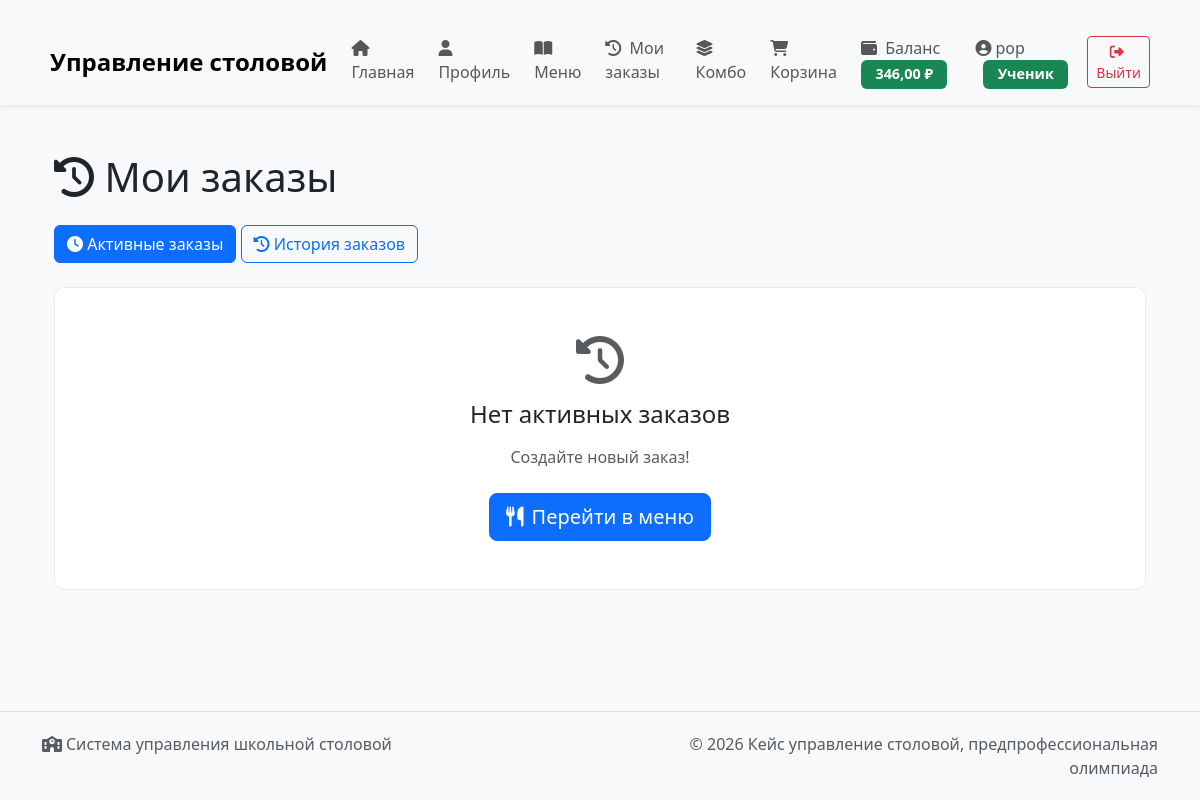
Before: /orders/ (signed in) with the older database file.
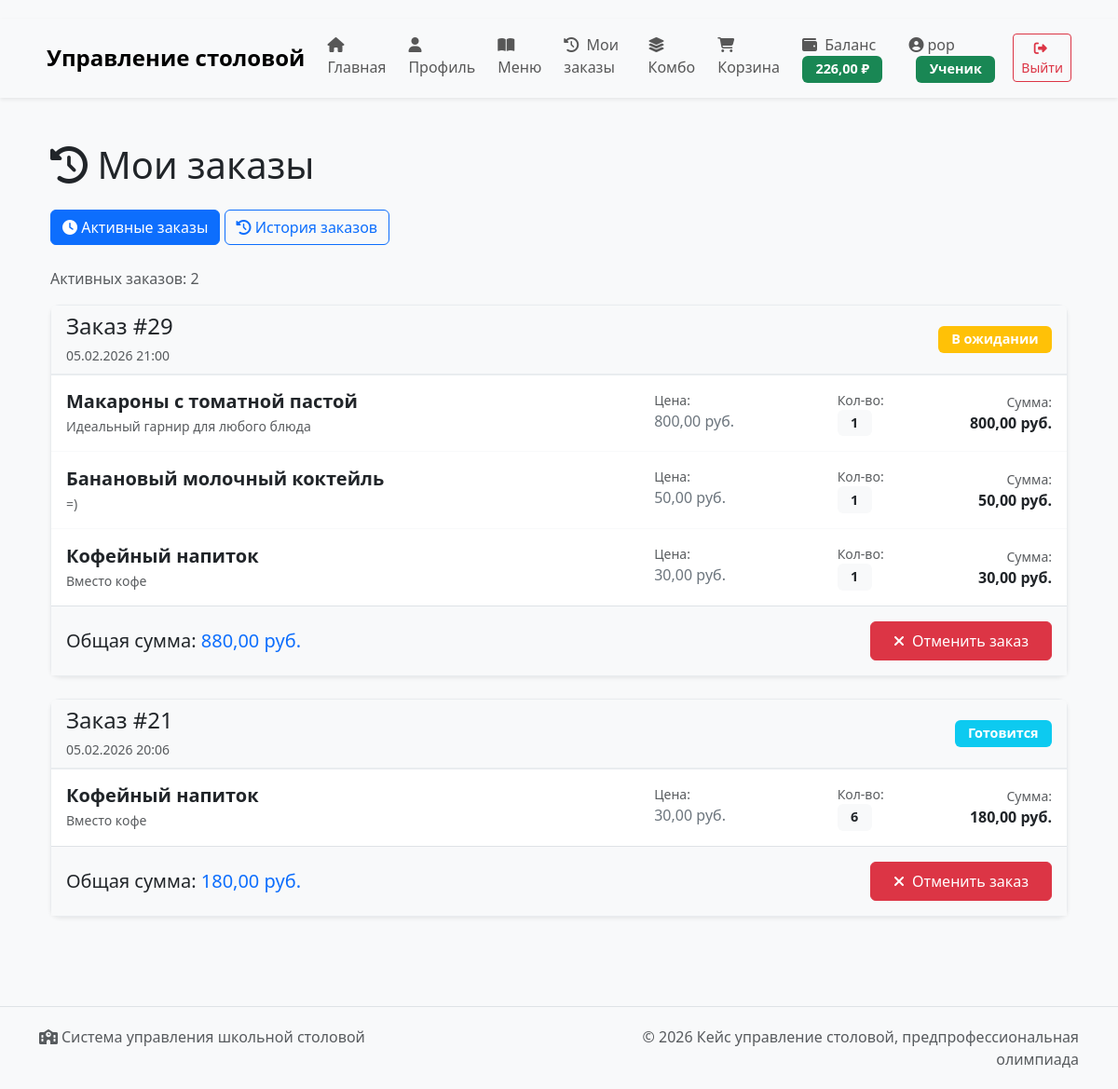
After: the same page with the newer database file.
### users/models.py (models this page shows, shortened)
class CustomUser(AbstractUser):
    ROLE_CHOICES = [
        ('admin', 'Администратор'),
        ('student', 'Ученик'),
        ('chef', 'Повар'),
    ]
    role = models.CharField(max_length=20, choices=ROLE_CHOICES, default='student')
    phone = models.CharField(max_length=15, blank=True)
    avatar = models.ImageField(upload_to='avatars/', blank=True, null=True)
    birth_date = models.DateField(blank=True, null=True)
    allergens = models.ManyToManyField(
        'orders.Ingredient',
        blank=True,
        verbose_name='Аллергены',
        help_text='Отметьте ингредиенты-аллергены'
    )
    balance = models.DecimalField(
        max_digits=10,
        decimal_places=2,
        default=0.00,
        verbose_name='Баланс'
    )
    bonus_points = models.IntegerField(
        default=0,
        verbose_name='Бонусные баллы'
    )
    def is_admin(self):
        return self.role == 'admin' or self.is_superuser
    def is_student(self):
        return self.role == 'student'
    def is_chef(self):
        return self.role == 'chef'

### orders/models.py (models this page shows, shortened)
class Order(models.Model):
    STATUS_CHOICES = [
        ('pending', 'В ожидании'),
        ('confirmed', 'Подтвержден'),
        ('preparing', 'Готовится'),
        ('ready', 'Готово'),
        ('picked_up', 'Получен'),
        ('delivered', 'Забран'),
        ('cancelled', 'Отменено'),
    ]
    customer = models.ForeignKey(CustomUser, on_delete=models.CASCADE,
                                 related_name='orders', verbose_name='Ученик')
    status = models.CharField(max_length=20, choices=STATUS_CHOICES,
                              default='pending', verbose_name='Статус')
    total_price = models.DecimalField(max_digits=10, decimal_places=2,
                                      default=0, verbose_name='Общая сумма')
    created_at = models.DateTimeField(auto_now_add=True, verbose_name='Дата создания')
    updated_at = models.DateTimeField(auto_now=True, verbose_name='Дата обновления')
    notes = models.TextField(blank=True, verbose_name='Примечания')
    is_visible_to_customer = models.BooleanField(default=True, verbose_name='Виден ученику')
    class Meta:
        verbose_name = 'Заказ'
        verbose_name_plural = 'Заказы'
        ordering = ['-created_at']

class OrderItem(models.Model):
    ITEM_STATUS_CHOICES = [
        ('pending', 'Ожидает'),
        ('preparing', 'Готовится'),
        ('ready', 'Готово'),
        ('out_of_stock', 'Нет в наличии'),
    ]
    order = models.ForeignKey(Order, on_delete=models.CASCADE, related_name='items')
    dish = models.ForeignKey(Dish, on_delete=models.CASCADE, verbose_name='Блюдо')
    quantity = models.PositiveIntegerField(default=1, verbose_name='Количество')
    price_at_time = models.DecimalField(max_digits=10, decimal_places=2,
                                        verbose_name='Цена на момент заказа')
    status = models.CharField(max_length=20, choices=ITEM_STATUS_CHOICES,
                              default='pending', verbose_name='Статус')
    class Meta:
        verbose_name = 'Элемент заказа'
        verbose_name_plural = 'Элементы заказа'
    def get_total(self):
        return self.price_at_time * self.quantity

class Dish(models.Model):
    name = models.CharField(max_length=200, verbose_name='Название')
    description = models.TextField(verbose_name='Описание')
    price = models.DecimalField(max_digits=10, decimal_places=2, verbose_name='Цена')
    category = models.ForeignKey(Category, on_delete=models.CASCADE, verbose_name='Категория')
    image = models.ImageField(upload_to='dishes/', blank=True, null=True, verbose_name='Изображение')
    is_available = models.BooleanField(default=True, verbose_name='Доступно')
    created_by = models.ForeignKey(CustomUser, on_delete=models.SET_NULL, null=True, editable=False)
    created_at = models.DateTimeField(auto_now_add=True, verbose_name='Дата создания')
    class Meta:
        verbose_name = 'Блюдо'
        verbose_name_plural = 'Блюда'
        ordering = ['category', 'name']

### orders/views.py (the view)
# urls.py: path('orders/', views.my_orders, name='my_orders'),
@login_required
def my_orders(request):
    try:
        if not request.user.is_student():
            messages.error(request, 'Доступно только для ученикам')
            return redirect('menu')
        orders = Order.objects.filter(customer=request.user, status__in=['pending', 'confirmed', 'preparing', 'ready']).order_by('-created_at')
        return render(request, 'orders/my_orders.html', {'orders': orders})
    except Exception as e:
        messages.error(request, f'Ошибка загрузки заказов: {str(e)}')
        return redirect('menu')

### orders/templates/orders/my_orders.html (shortened to what the changed rows need)
{% extends 'base.html' %}
{% block content %}
<div class="container py-4">
    <h1 class="mb-4"><i class="fas fa-history"></i> Мои заказы</h1>
    {% if not user.is_student %}
    <div class="alert alert-warning">
        История заказов доступна только ученикам
    </div>
    {% else %}
    <div class="mb-4">
        <a href="{% url 'my_orders' %}" class="btn btn-primary">
        </a>
        <a href="{% url 'order_history' %}" class="btn btn-outline-primary">
        </a>
    </div>
    {% if orders %}
        <p class="text-muted mb-3">Активных заказов: {{ orders|length }}</p>
        {% for order in orders %}
        <div class="card mb-4 shadow-sm">
            <div class="card-header bg-light">
                <div class="d-flex justify-content-between align-items-center">
                    <div>
                        <h4 class="mb-1">Заказ #{{ order.id }}</h4>
                        <small class="text-muted">{{ order.created_at|date:"d.m.Y H:i" }}</small>
                    </div>
                    <div>
                        <span class="badge
                            {% if order.status == 'pending' %}bg-warning
                            {% elif order.status == 'preparing' %}bg-info
                            {% elif order.status == 'ready' %}bg-success
                            {% else %}bg-secondary{% endif %}">
                            {{ order.get_status_display }}
                        </span>
                    </div>
                </div>
            </div>
            <div class="card-body p-0">
                <div class="list-group list-group-flush">
                    {% for item in order.items.all %}
                    <div class="list-group-item p-3">
                        <div class="row align-items-center">
                            <div class="col-md-7">
                                <h5 class="mb-1 text-dark fw-bold">{{ item.dish.name }}</h5>
                                {% if item.dish.description %}
                                <p class="text-muted mb-0 small">{{ item.dish.description|truncatechars:100 }}</p>
                                {% endif %}
                            </div>
                            <div class="col-md-3">
                                <div class="d-flex justify-content-between">
                                    <div>
                                        <small class="text-muted d-block">Цена:</small>
                                        <span class="text-secondary">{{ item.price_at_time }} руб.</span>
                                    </div>
                                    <div>
                                        <small class="text-muted d-block">Кол-во:</small>
                                        <span class="badge bg-light text-dark">{{ item.quantity }}</span>
                                    </div>
                                </div>
                            </div>
                            <div class="col-md-2 text-end">
                                <small class="text-muted d-block">Сумма:</small>
                                <span class="fw-bold">{{ item.get_total }} руб.</span>
                            </div>
                        </div>
                    </div>
                    {% empty %}
                    <div class="list-group-item text-center py-3">
                        <p class="text-muted mb-0">Нет блюд в заказе</p>
                    </div>
                    {% endfor %}
                </div>
                <div class="p-3 bg-light border-top">
                    <div class="row align-items-center">
                        <div class="col-md-6">
                            <h5 class="mb-0">Общая сумма: <span class="text-primary">{{ order.total_price }} руб.</span></h5>
                        </div>
                        <div class="col-md-6 text-md-end">
                            {% if order.status == 'ready' %}
                            <form method="post" action="{% url 'mark_picked' order.id %}" class="d-inline">
                                {% csrf_token %}
                                <button type="submit" class="btn btn-success btn-lg">
                                    <i class="fas fa-check-circle me-2"></i>Забрать заказ
                                </button>
                            </form>
                            {% elif order.status in 'pending,preparing' %}
                            <form method="post" action="{% url 'cancel_order' order.id %}" class="d-inline">
                                <button type="submit" class="btn btn-danger"
                                        onclick="return confirm('Вы уверены, что хотите отменить заказ?')">
                                    <i class="fas fa-times me-2"></i>Отменить заказ
                                </button>
                            </form>
                            {% endif %}
                        </div>
                    </div>
                </div>
            </div>
        </div>
        {% endfor %}
    {% else %}
        <div class="card">
            <div class="card-body text-center py-5">
                <i class="fas fa-history fa-3x text-muted mb-3"></i>
                <h4 class="mb-3">Нет активных заказов</h4>
                <p class="text-muted mb-4">Создайте новый заказ!</p>
                <a href="{% url 'menu' %}" class="btn btn-primary btn-lg">
                    <i class="fas fa-utensils me-2"></i>Перейти в меню
                </a>
            </div>
        </div>
    {% endif %}
    {% endif %}
</div>
{% endblock %}

### templates/base.html (shortened to what the changed rows need)
<!DOCTYPE html>
<html lang="ru">
<head>
    <link href="https://cdn.jsdelivr.net/npm/bootstrap@5.3.0/dist/css/bootstrap.min.css" rel="stylesheet">
    <link rel="stylesheet" href="https://cdnjs.cloudflare.com/ajax/libs/font-awesome/6.4.0/css/all.min.css">
</head>
<body>
    <nav class="navbar navbar-expand-lg navbar-light bg-light shadow-sm mb-4">
        <div class="container">
            <div class="collapse navbar-collapse" id="navbarNav">
                <ul class="navbar-nav me-auto">
                    {% if user.is_authenticated and user.is_student %}
                    <li class="nav-item">
                        <a class="nav-link" href="{% url 'my_balance' %}">
                            <i class="fas fa-wallet me-1"></i> Баланс
                            {% if user.balance %}
                            <span class="badge bg-success badge-role">{{ user.balance }} ₽</span>
                            {% endif %}
                        </a>
                    </li>
                    {% endif %}
                </ul>
                <div class="navbar-nav align-items-center">
                    {% if user.is_authenticated %}
                    <div class="nav-item me-3">
                        <span class="navbar-text">
                            <i class="fas fa-user-circle me-1"></i>{{ user.username }}
                            <span class="badge
                                {% if user.is_admin %}bg-danger
                                {% elif user.is_chef %}bg-warning
                                {% else %}bg-success{% endif %}
                                badge-role ms-2">
                                {% if user.is_admin %}Администратор
                                {% elif user.is_chef %}Повар
                                {% else %}Ученик
                                {% endif %}
                            </span>
                        </span>
                    </div>
                    <div class="nav-item">
                        <a class="btn btn-outline-danger btn-sm" href="{% url 'logout' %}">
                            <i class="fas fa-sign-out-alt me-1"></i> Выйти
                        </a>
                    </div>
                    {% endif %}
                </div>
            </div>
        </div>
    </nav>
    <main class="container">
        {% block content %}{% endblock %}
    </main>
</body>
</html>

Changed rows visible on the page:
changed CustomUser "pop": balance "346,00" → "226,00"
added Order: id "29", created_at "05.02.2026 21:00", status "В ожидании", total_price "880,00", shows "Отменить заказ"
added OrderItem: dish.name "Макароны с томатной пастой", dish.description "Идеальный гарнир для любого блюда", price_at_time "800,00", quantity "1", get_total "800,00", shown under "29"
added OrderItem: dish.name "Банановый молочный коктейль", dish.description "=)", price_at_time "50,00", quantity "1", get_total "50,00", shown under "29"
added OrderItem: dish.name "Кофейный напиток", dish.description "Вместо кофе", price_at_time "30,00", quantity "1", get_total "30,00", shown under "29"
added Order: id "21", created_at "05.02.2026 20:06", status "Готовится", total_price "180,00", shows "Отменить заказ"
added OrderItem: dish.name "Кофейный напиток", dish.description "Вместо кофе", price_at_time "30,00", quantity "6", get_total "180,00", shown under "21"
Other visible differences:
{{ orders|length }}: (not shown) → "2"
text no longer shown: "Нет активных заказов Создайте новый заказ! Перейти в меню"
text now shown: "Активных заказов:"
